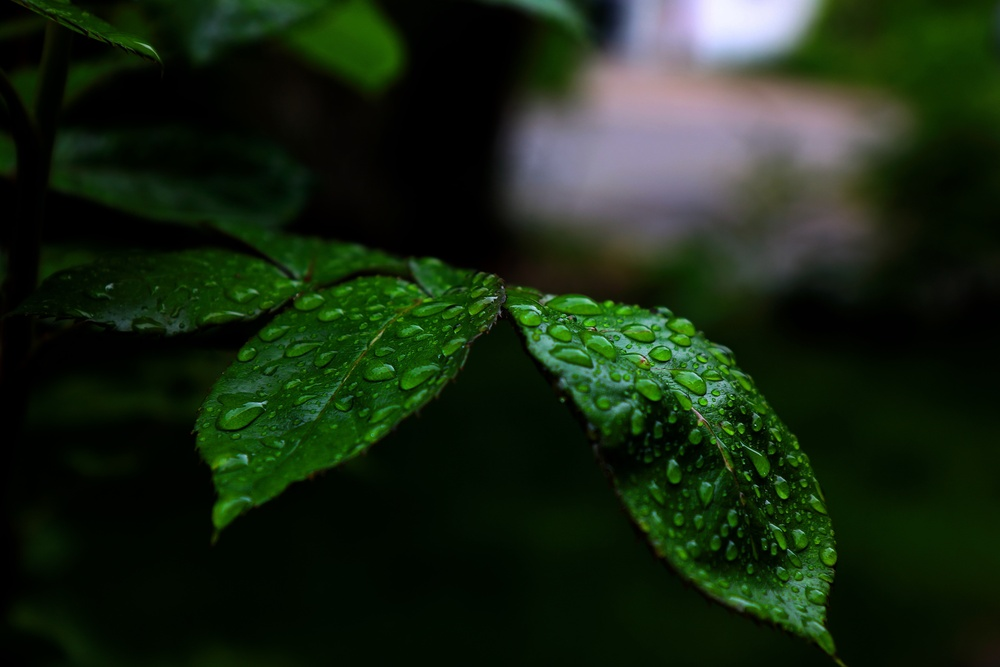
#> input picture opencv/images/for_another.jpg, 1000 x 667 px, shrunk from 6000 x 4000 before the run
$ python img_transforms.py
#> lines starting #> are read from the running program, lines starting #| are printed output that depends on the picture
#!/usr/bin/python
# -*- coding:utf-8 -*-
import cv2
import numpy as np

fn = "images/for_another.jpg"
src_img = cv2.imread(fn)
#> src_img is the input picture: shape (667, 1000, 3); mean B, G, R 19.8, 39.2, 24.3
img = cv2.cvtColor(src_img, cv2.COLOR_BGR2GRAY)
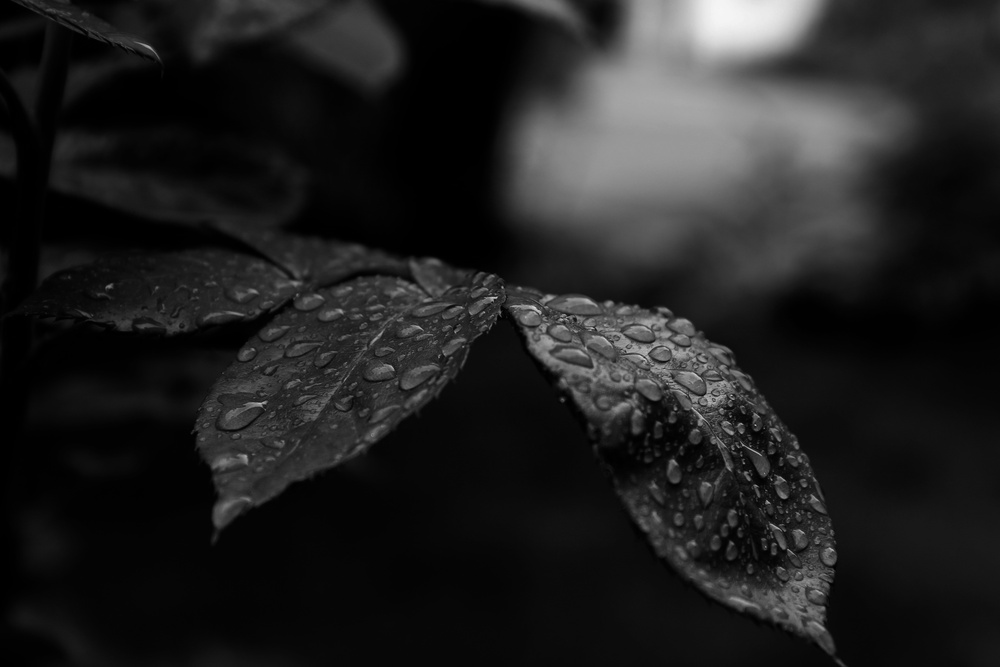
#> img: shape (667, 1000); min 0, max 246, mean 32.5

ft = cv2.dft(np.float32(img), flags=cv2.DFT_SCALE | cv2.DFT_REAL_OUTPUT)  # do fourier transform in settled flags
fshift = np.fft.fftshift(ft)  # shift the zero-frequency
shift_back = np.fft.ifftshift(fshift)  # shift back
img_back = cv2.idft(shift_back)  # inverse fourier transform

cv2.imshow('Result', np.abs(img_back))  # complex values are not allowed in the final sample_img
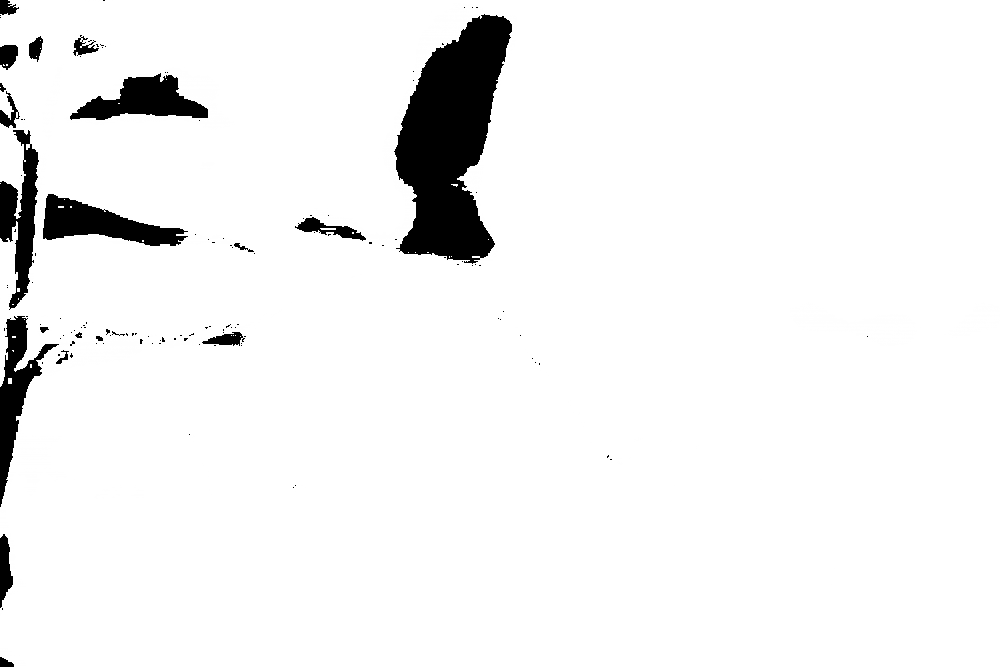
#> window 'Result': shape (667, 1000); min 0, max 255, mean 241.7
cv2.waitKey(0)
cv2.destroyAllWindows()
